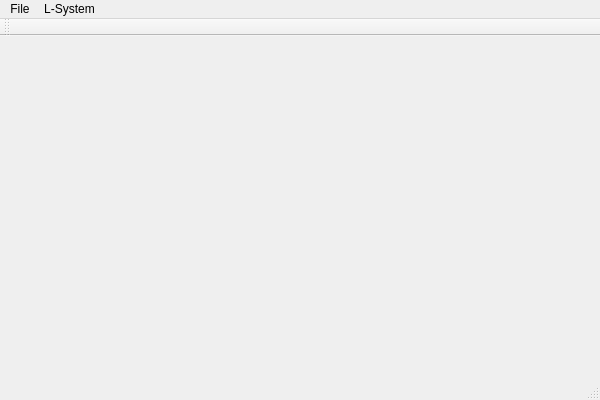
<?xml version="1.0" encoding="utf-8"?>
<ui version="4.0">
  <class>MainWindowClass</class>
  <widget class="QMainWindow" name="MainWindowClass">
    <property name="geometry">
      <rect>
        <x>0</x>
        <y>0</y>
        <width>600</width>
        <height>400</height>
      </rect>
    </property>
    <property name="windowTitle">
      <string>MainWindow</string>
    </property>
    <widget class="QWidget" name="centralWidget"/>
    <widget class="QMenuBar" name="menuBar">
      <property name="geometry">
        <rect>
          <x>0</x>
          <y>0</y>
          <width>600</width>
          <height>21</height>
        </rect>
      </property>
      <widget class="QMenu" name="menuFile">
        <property name="title">
          <string>File</string>
        </property>
        <addaction name="actionSaveImage"/>
        <addaction name="separator"/>
        <addaction name="actionExit"/>
      </widget>
      <widget class="QMenu" name="menuL_System">
        <property name="title">
          <string>L-System</string>
        </property>
        <addaction name="actionRandomGeneration"/>
        <addaction name="actionGreedyInverse"/>
      </widget>
      <addaction name="menuFile"/>
      <addaction name="menuL_System"/>
    </widget>
    <widget class="QToolBar" name="mainToolBar">
      <attribute name="toolBarArea">
        <enum>TopToolBarArea</enum>
      </attribute>
      <attribute name="toolBarBreak">
        <bool>false</bool>
      </attribute>
    </widget>
    <widget class="QStatusBar" name="statusBar"/>
    <action name="actionExit">
      <property name="text">
        <string>Exit</string>
      </property>
    </action>
    <action name="actionRandomGeneration">
      <property name="text">
        <string>Random Generation</string>
      </property>
    </action>
    <action name="actionGreedyInverse">
      <property name="text">
        <string>Greedy Inverse</string>
      </property>
    </action>
    <action name="actionSaveImage">
      <property name="text">
        <string>Save Image</string>
      </property>
    </action>
  </widget>
  <layoutdefault spacing="6" margin="11"/>
  <resources>
    <include location="MainWindow.qrc"/>
  </resources>
  <connections/>
</ui>
